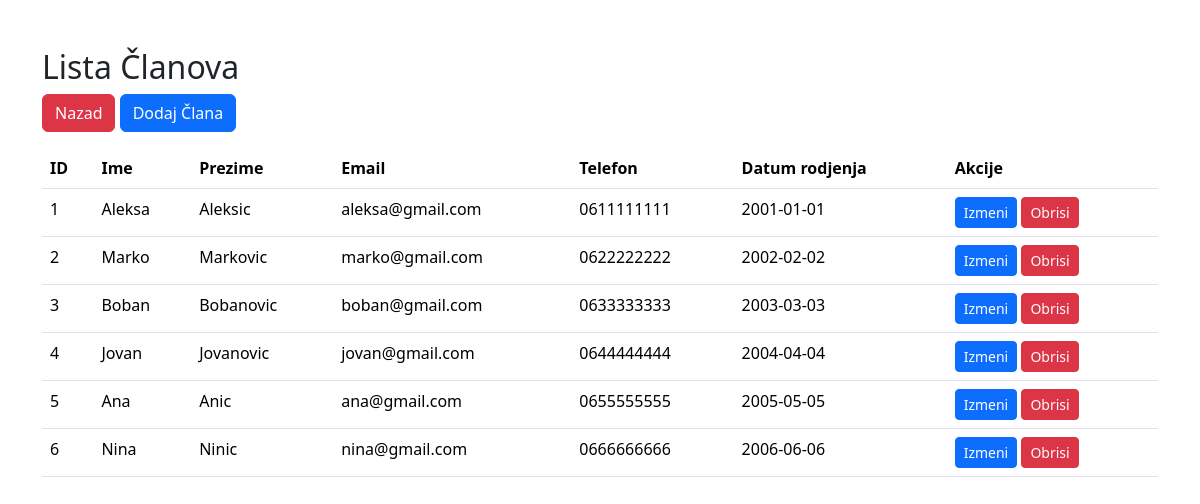
Screenshot of /clanoviCRUD.php with the database file from the repository.
### tables this page shows
CREATE TABLE `clanovi` (
  `id` int(11) NOT NULL AUTO_INCREMENT,
  `ime` varchar(255) DEFAULT NULL,
  `prezime` varchar(255) DEFAULT NULL,
  `email` varchar(255) DEFAULT NULL,
  `telefon` varchar(255) DEFAULT NULL,
  `datum_rodjenja` date DEFAULT NULL,
  PRIMARY KEY (`id`)
);

### clanoviCRUD.php (the view, shortened to what this page needs)
<!DOCTYPE html>
<html>
<head>
    <link rel="stylesheet" href="https://cdn.jsdelivr.net/npm/bootstrap@5.3.3/dist/css/bootstrap.min.css">
</head>
<body>
    <div class="container my-5">
        <h2>Lista Članova</h2>
        <a class="btn btn-danger mb-3" href="home.php" role="button">Nazad</a>
        <a class="btn btn-primary mb-3" href="/PHPump/createClan.php" role="button">Dodaj Člana</a>
        <table class="table">
            <thead>
                <tr>
                    <th>ID</th>
                    <th>Ime</th>
                    <th>Prezime</th>
                    <th>Email</th>
                    <th>Telefon</th>
                    <th>Datum rodjenja</th>
                    <th>Akcije</th>
                </tr>
            </thead>
            <tbody>
                <?php
                    include_once("config.php");
                    $sql = "SELECT * FROM clanovi";
                    $result = $conn->query($sql);
                    while ($row = $result->fetch_assoc()) {
                        echo "
                        <tr>
                            <td>{$row['id']}</td>
                            <td>{$row['ime']}</td>
                            <td>{$row['prezime']}</td>
                            <td>{$row['email']}</td>
                            <td>{$row['telefon']}</td>
                            <td>{$row['datum_rodjenja']}</td>
                            <td>
                                <a class='btn btn-primary btn-sm' href='/PHPump/editClan.php?id={$row['id']}'>Izmeni</a>
                                <a class='btn btn-danger btn-sm' href='/PHPump/deleteClan.php?id={$row['id']}'>Obrisi</a>
                            </td>
                        </tr>
                        ";
                    }
                ?>
            </tbody>
        </table>
    </div>
</body>
</html>

### rows the page displays
clanovi: id "1", ime "Aleksa", prezime "Aleksic", email "aleksa@gmail.com", telefon "0611111111", datum_rodjenja "2001-01-01"
clanovi: id "2", ime "Marko", prezime "Markovic", email "marko@gmail.com", telefon "0622222222", datum_rodjenja "2002-02-02"
clanovi: id "3", ime "Boban", prezime "Bobanovic", email "boban@gmail.com", telefon "0633333333", datum_rodjenja "2003-03-03"
clanovi: id "4", ime "Jovan", prezime "Jovanovic", email "jovan@gmail.com", telefon "0644444444", datum_rodjenja "2004-04-04"
clanovi: id "5", ime "Ana", prezime "Anic", email "ana@gmail.com", telefon "0655555555", datum_rodjenja "2005-05-05"
clanovi: id "6", ime "Nina", prezime "Ninic", email "nina@gmail.com", telefon "0666666666", datum_rodjenja "2006-06-06"
